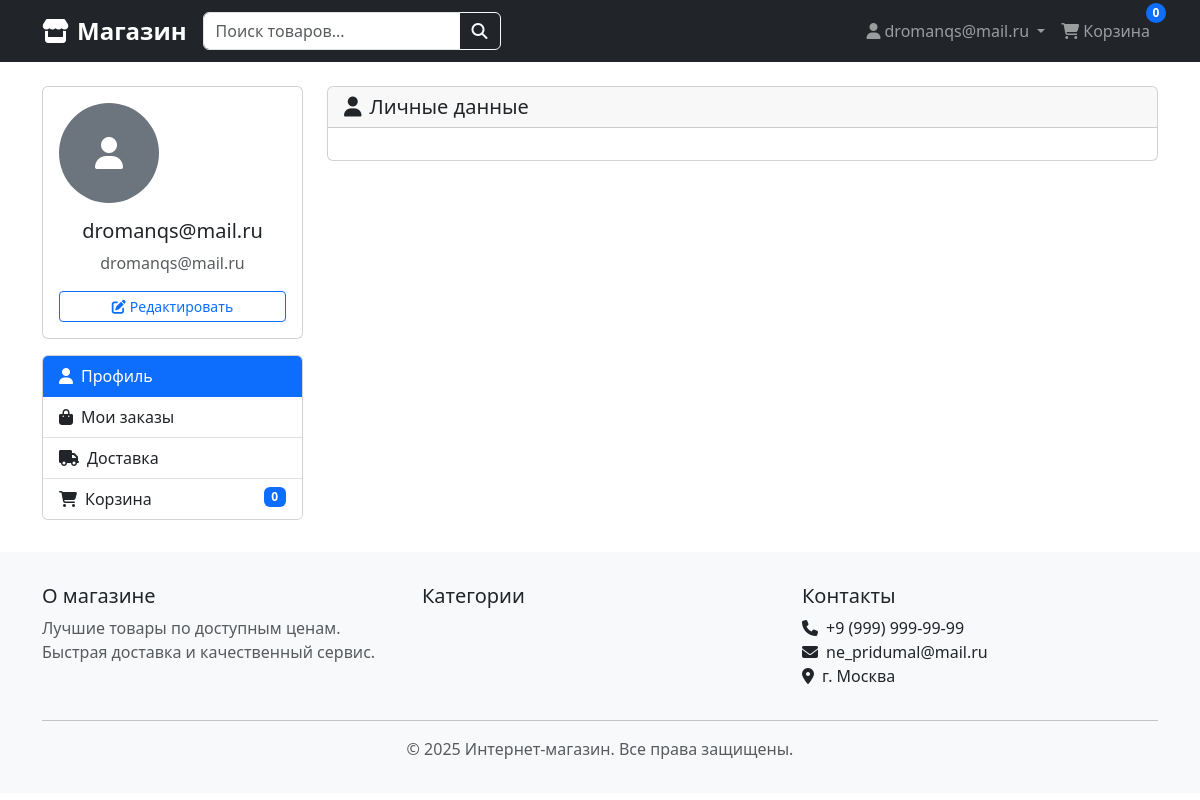
Page /accounts/profile/ (signed in) on the committed database.
### accounts/models.py (models this page shows, shortened)
class CustomUser(AbstractUser):
    email = models.EmailField(_('email address'), unique=True)
    username = models.CharField(
        _('username'),
        max_length=150,
        blank=True,
        null=True,
        help_text=_('Optional. 150 characters or fewer.'),
    )
    USERNAME_FIELD = 'email'
    REQUIRED_FIELDS = []  # Убираем username из required fields
    objects = CustomUserManager()
    class Meta:
        verbose_name = _('user')
        verbose_name_plural = _('users')

### accounts/views.py (the view)
# urls.py: path('profile/', views.ProfileView.as_view(), name='profile'),
@method_decorator(login_required, name='dispatch')
class ProfileView(TemplateView):
    template_name = 'accounts/profile.html'
    def get_context_data(self, **kwargs):
        context = super().get_context_data(**kwargs)
        user = self.request.user
        context['profile'] = user.profile
        context['orders'] = Order.objects.filter(user=user).order_by('-created_at')[:10]
        context['cart_items'] = Cart.objects.filter(author=user)
        context['cart_total'] = Cart.objects.filter(author=user).aggregate(
            total=Sum('product__price')
        )['total'] or 0
        context['active_tab'] = self.request.GET.get('tab', 'profile')
        return context

### templates/accounts/profile.html (shortened to what this page needs)
{% extends 'base.html' %}
{% block content %}
<div class="container mt-4">
    <div class="row">
        <div class="col-lg-3">
            <div class="card">
                <div class="card-body text-center">
                    <div class="mb-3">
                        {% if user.profile.avatar %}
                        <img src="{{ user.profile.avatar.url }}" alt="Аватар" class="rounded-circle" width="100" height="100"
                             onerror="this.src='https://via.placeholder.com/100x100?text=No+Avatar'">
                        {% else %}
                        <div class="rounded-circle bg-secondary d-flex align-items-center justify-content-center"
                             style="width: 100px; height: 100px;">
                            <i class="fas fa-user text-white fa-2x"></i>
                        </div>
                        {% endif %}
                    </div>
                    <h5>{{ user.get_full_name|default:user.email }}</h5>
                    <p class="text-muted">{{ user.email }}</p>
                    <div class="d-grid gap-2">
                        <a href="{% url 'accounts:update_profile' %}" class="btn btn-outline-primary btn-sm">
                            <i class="fas fa-edit me-1"></i>Редактировать
                        </a>
                    </div>
                </div>
            </div>
            <div class="card mt-3">
                <div class="list-group list-group-flush">
                    <a href="?tab=profile" class="list-group-item list-group-item-action {% if active_tab == 'profile' %}active{% endif %}">
                        <i class="fas fa-user me-2"></i>Профиль
                    </a>
                    <a href="?tab=orders" class="list-group-item list-group-item-action {% if active_tab == 'orders' %}active{% endif %}">
                        <i class="fas fa-shopping-bag me-2"></i>Мои заказы
                    </a>
                    <a href="?tab=shipping" class="list-group-item list-group-item-action {% if active_tab == 'shipping' %}active{% endif %}">
                        <i class="fas fa-truck me-2"></i>Доставка
                    </a>
                    <a href="?tab=cart" class="list-group-item list-group-item-action {% if active_tab == 'cart' %}active{% endif %}">
                        <i class="fas fa-shopping-cart me-2"></i>Корзина
                        <span class="badge bg-primary float-end">{{ cart_items.count }}</span>
                    </a>
                </div>
            </div>
        </div>
        <div class="col-lg-9">
            {% if active_tab == 'profile' %}
            <div class="card">
                <div class="card-header">
                    <h5 class="mb-0"><i class="fas fa-user me-2"></i>Личные данные</h5>
                </div>
                <div class="card-body">
                </div>
            </div>
            {% endif %}
        </div>
    </div>
</div>
{% endblock %}

### templates/base.html (shortened to what this page needs)
<!DOCTYPE html>
{% load static %}
<html lang="ru">
<head>
    <link href="https://cdn.jsdelivr.net/npm/bootstrap@5.3.0/dist/css/bootstrap.min.css" rel="stylesheet">
    <link rel="stylesheet" href="https://cdnjs.cloudflare.com/ajax/libs/font-awesome/6.4.0/css/all.min.css">
    <link rel="stylesheet" href="{% static 'css/styles.css' %}">
</head>
<body>
    <header>
        <nav class="navbar navbar-expand-lg navbar-dark bg-dark">
            <div class="container">
                <a class="navbar-brand" href="{% url 'shop:home' %}">
                    <i class="fas fa-store me-2"></i>Магазин
                </a>
                <div class="collapse navbar-collapse" id="navbarNav">
                    <form class="d-flex search-form me-3" action="{% url 'shop:search' %}" method="get">
                        <div class="input-group">
                            <input type="text" name="q" class="form-control" placeholder="Поиск товаров..."
                                   value="{{ request.GET.q }}">
                            <button class="btn btn-outline-light" type="submit">
                                <i class="fas fa-search"></i>
                            </button>
                        </div>
                    </form>
                    <ul class="navbar-nav ms-auto">
                        {% if user.is_authenticated %}
                        <li class="nav-item dropdown">
                            <a class="nav-link dropdown-toggle" href="#" role="button" data-bs-toggle="dropdown">
                                <i class="fas fa-user me-1"></i>{{ user.username }}
                            </a>
                        </li>
                        <li class="nav-item">
                            <a class="nav-link position-relative" href="{% url 'shop:cart' %}">
                                <i class="fas fa-shopping-cart me-1"></i>Корзина
                                <span class="badge bg-primary cart-count">
                                    {% if user.is_authenticated %}{{ user.cart_set.count }}{% else %}0{% endif %}
                                </span>
                            </a>
                        </li>
                        {% endif %}
                    </ul>
                </div>
            </div>
        </nav>
    </header>
    <main>
        {% block content %}
        {% endblock %}
    </main>
    <footer class="footer">
        <div class="container">
            <div class="row">
                <div class="col-md-4">
                    <h5>О магазине</h5>
                    <p class="text-muted">Лучшие товары по доступным ценам. Быстрая доставка и качественный сервис.</p>
                </div>
                <div class="col-md-4">
                    <h5>Категории</h5>
                </div>
                <div class="col-md-4">
                    <h5>Контакты</h5>
                    <ul class="list-unstyled">
                        <li><i class="fas fa-phone me-2"></i>+9 (999) 999-99-99</li>
                        <li><i class="fas fa-envelope me-2"></i>ne_pridumal@mail.ru</li>
                        <li><i class="fas fa-map-marker-alt me-2"></i>г. Москва</li>
                    </ul>
                </div>
            </div>
            <hr>
            <div class="row">
                <div class="col-12 text-center">
                    <p class="text-muted mb-0">&copy; 2025 Интернет-магазин. Все права защищены.</p>
                </div>
            </div>
        </div>
    </footer>
</body>
</html>

### static/css/styles.css (style rules this page uses)
.navbar-brand { font-weight: bold; font-size: 1.5rem; }
.search-form { max-width: 400px; }
.cart-count { position: absolute; top: -8px; right: -8px; background: #dc3545; color: white; border-radius: 50%; width: 20px; height: 20px; font-size: 12px; display: flex; align-items: center; justify-content: center; }
.footer { background-color: #f8f9fa; padding: 2rem 0; margin-top: 2rem; }

### rows in the picture
CustomUser: username "dromanqs@mail.ru", cart_set.count "0", get_full_name "dromanqs@mail.ru", email "dromanqs@mail.ru"

### other values in the picture
{{ cart_items.count }} "0"
